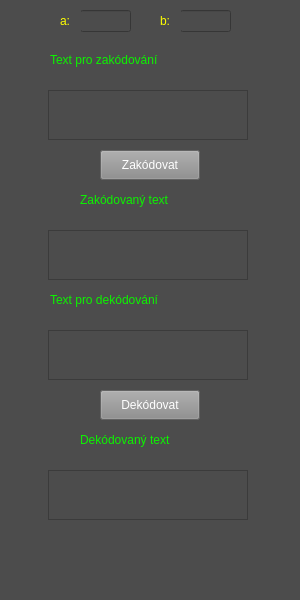
<?xml version="1.0" encoding="UTF-8"?>
<ui version="4.0">
 <class>AfinniSifra</class>
 <widget class="QMainWindow" name="AfinniSifra">
  <property name="geometry">
   <rect>
    <x>0</x>
    <y>0</y>
    <width>300</width>
    <height>600</height>
   </rect>
  </property>
  <property name="windowTitle">
   <string>MainWindow</string>
  </property>
  <property name="styleSheet">
   <string notr="true">background-color: rgb(76, 76, 76);</string>
  </property>
  <widget class="QWidget" name="centralwidget">
   <widget class="QPushButton" name="ZakodovatButton">
    <property name="geometry">
     <rect>
      <x>100</x>
      <y>150</y>
      <width>100</width>
      <height>30</height>
     </rect>
    </property>
    <property name="styleSheet">
     <string notr="true">color: rgb(255, 255, 255);
background-color: rgb(138, 138, 138);
font: 75 8pt &quot;MS Shell Dlg 2&quot;;</string>
    </property>
    <property name="text">
     <string>Zakódovat</string>
    </property>
   </widget>
   <widget class="QPushButton" name="DekodovatButton">
    <property name="geometry">
     <rect>
      <x>100</x>
      <y>390</y>
      <width>100</width>
      <height>30</height>
     </rect>
    </property>
    <property name="styleSheet">
     <string notr="true">color: rgb(255, 255, 255);
background-color: rgb(138, 138, 138);
font: 75 8pt &quot;MS Shell Dlg 2&quot;;</string>
    </property>
    <property name="text">
     <string>Dekódovat</string>
    </property>
   </widget>
   <widget class="QLabel" name="Text_Zakodovani">
    <property name="geometry">
     <rect>
      <x>50</x>
      <y>40</y>
      <width>200</width>
      <height>40</height>
     </rect>
    </property>
    <property name="styleSheet">
     <string notr="true">font: 16pt &quot;MS Shell Dlg 2&quot;;
color: rgb(12, 243, 0);</string>
    </property>
    <property name="text">
     <string>Text pro zakódování</string>
    </property>
   </widget>
   <widget class="QLabel" name="Text_Dekodovani">
    <property name="geometry">
     <rect>
      <x>50</x>
      <y>280</y>
      <width>200</width>
      <height>40</height>
     </rect>
    </property>
    <property name="styleSheet">
     <string notr="true">font: 16pt &quot;MS Shell Dlg 2&quot;;
color: rgb(12, 243, 0);</string>
    </property>
    <property name="text">
     <string>Text pro dekódování</string>
    </property>
   </widget>
   <widget class="QTextEdit" name="Vstup_1">
    <property name="geometry">
     <rect>
      <x>48</x>
      <y>90</y>
      <width>200</width>
      <height>50</height>
     </rect>
    </property>
    <property name="styleSheet">
     <string notr="true">color: rgb(239, 239, 239);</string>
    </property>
   </widget>
   <widget class="QTextEdit" name="Vstup_2">
    <property name="geometry">
     <rect>
      <x>48</x>
      <y>330</y>
      <width>200</width>
      <height>50</height>
     </rect>
    </property>
    <property name="styleSheet">
     <string notr="true">color: rgb(239, 239, 239);</string>
    </property>
   </widget>
   <widget class="QTextEdit" name="Vystup_1">
    <property name="geometry">
     <rect>
      <x>48</x>
      <y>230</y>
      <width>200</width>
      <height>50</height>
     </rect>
    </property>
    <property name="styleSheet">
     <string notr="true">color: rgb(239, 239, 239);</string>
    </property>
   </widget>
   <widget class="QTextEdit" name="Vystup_2">
    <property name="geometry">
     <rect>
      <x>48</x>
      <y>470</y>
      <width>200</width>
      <height>50</height>
     </rect>
    </property>
    <property name="styleSheet">
     <string notr="true">color: rgb(239, 239, 239);</string>
    </property>
   </widget>
   <widget class="QLabel" name="ZakodovanyText">
    <property name="geometry">
     <rect>
      <x>80</x>
      <y>180</y>
      <width>140</width>
      <height>40</height>
     </rect>
    </property>
    <property name="styleSheet">
     <string notr="true">font: 14pt &quot;MS Shell Dlg 2&quot;;
color: rgb(12, 243, 0);</string>
    </property>
    <property name="text">
     <string>Zakódovaný text</string>
    </property>
   </widget>
   <widget class="QLabel" name="DekodovanyText">
    <property name="geometry">
     <rect>
      <x>80</x>
      <y>420</y>
      <width>140</width>
      <height>40</height>
     </rect>
    </property>
    <property name="styleSheet">
     <string notr="true">font: 14pt &quot;MS Shell Dlg 2&quot;;
color: rgb(12, 243, 0);</string>
    </property>
    <property name="text">
     <string>Dekódovaný text</string>
    </property>
   </widget>
   <widget class="QLineEdit" name="klic_a">
    <property name="geometry">
     <rect>
      <x>80</x>
      <y>10</y>
      <width>51</width>
      <height>22</height>
     </rect>
    </property>
    <property name="styleSheet">
     <string notr="true">color: rgb(239, 239, 239);</string>
    </property>
   </widget>
   <widget class="QLineEdit" name="klic_b">
    <property name="geometry">
     <rect>
      <x>180</x>
      <y>10</y>
      <width>51</width>
      <height>22</height>
     </rect>
    </property>
    <property name="styleSheet">
     <string notr="true">color: rgb(239, 239, 239);</string>
    </property>
   </widget>
   <widget class="QLabel" name="hodnota_a">
    <property name="geometry">
     <rect>
      <x>60</x>
      <y>10</y>
      <width>21</width>
      <height>21</height>
     </rect>
    </property>
    <property name="styleSheet">
     <string notr="true">font: 12pt &quot;MS Shell Dlg 2&quot;;
color: rgb(255, 255, 0);</string>
    </property>
    <property name="text">
     <string>a:</string>
    </property>
   </widget>
   <widget class="QLabel" name="hodnota_b">
    <property name="geometry">
     <rect>
      <x>160</x>
      <y>10</y>
      <width>21</width>
      <height>21</height>
     </rect>
    </property>
    <property name="styleSheet">
     <string notr="true">font: 12pt &quot;MS Shell Dlg 2&quot;;
color: rgb(255, 255, 0);</string>
    </property>
    <property name="text">
     <string>b:</string>
    </property>
   </widget>
  </widget>
  <widget class="QMenuBar" name="menubar">
   <property name="geometry">
    <rect>
     <x>0</x>
     <y>0</y>
     <width>300</width>
     <height>21</height>
    </rect>
   </property>
  </widget>
  <widget class="QStatusBar" name="statusbar"/>
 </widget>
 <resources/>
 <connections/>
</ui>
